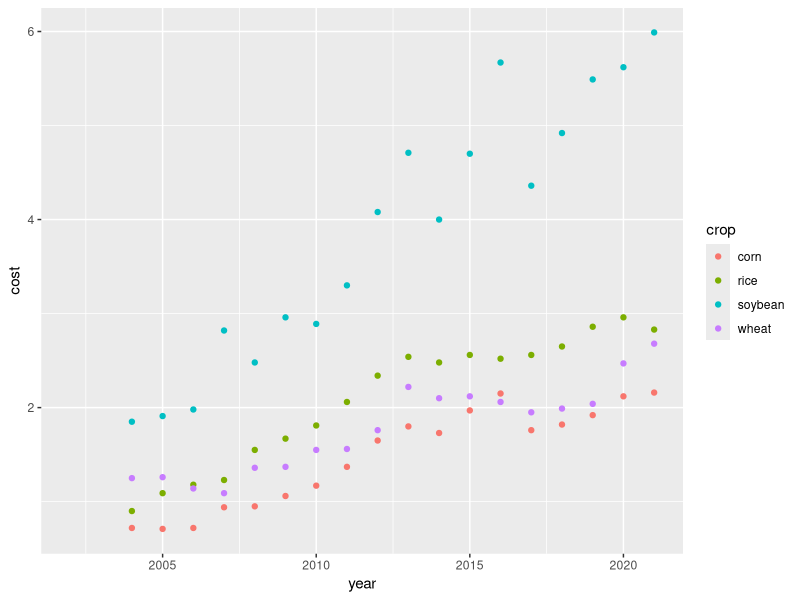
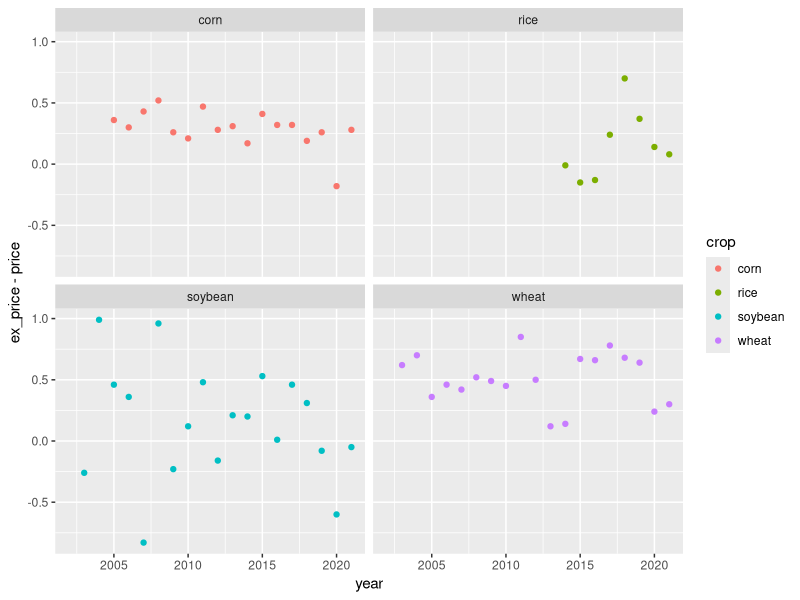

Generate these figures, in order, with R: (Note: this script raises an error after producing the figures.)
library(tidyverse)
rawdat <- readxl::read_xlsx("rawdata/mypredata.xlsx")

# ex_pro_acre: expected profit per acre
# ex_pro_acre3: expected profit 
# ps_pro_acre: 
# ex_price: future price (yuan/kg in that year)
# price: historical price (yuan/kg, price in that year)
# cost: yuan/kg
# subsidy/mu: (yuan/mu)
# yield_mu: kg/mu

names(rawdat)[10] <- "subsidy_mu"

# we use the data from 2002 to 2021 
dat <- rawdat %>% select(crop, year, share, ex_price, price, cost, subsidy_mu, yield_mu) %>%
  filter(year < 2022, year > 2001)

### Step 1: impute cost for missing values in 2001 and 2002 for all 4 crops ####
# it seems that the cost has a linear relationship with year
dat %>% ggplot(aes(x = year, y = cost, col = crop)) + geom_point() 

# define a new variable `cost_im` to denote imputed cost 
dat$cost_im <- dat$cost 

# impute the missing cost 
for(i in unique(dat$crop))
{
  lm_cost <- lm(cost ~ year, dat %>% filter(crop == i))
  dat$cost_im[is.na(dat$cost_im) & dat$crop == i] <- 
    predict(lm_cost, newdata = dat %>% filter(crop == i, is.na(cost)))
}



### Step 2: let us impute the ex_price ####
# first, let us look at the scatterplot of (ex_price - price) against year 
# it is clear that ex_price is not randomly arround the true price 
dat %>% ggplot(aes(x = year, y = ex_price - price, col = crop)) + geom_point() + 
  facet_wrap(~crop, nrow = 2)

dat$ex_price_im <- dat$ex_price
for(i in unique(dat$crop))
{
  lm_exprice <- lm(ex_price ~ price, dat = dat %>% filter(crop == i))
  dat$ex_price_im[is.na(dat$ex_price) & (dat$crop == i)] <- 
    predict(lm_exprice, newdata = dat %>% filter(crop == i, is.na(ex_price)))
}

### Step 3: create lag variables: ####

# (1) future price: ex_price_lag_im
# note: wheat price is also not known in 2001, so we use 2002 price to impute 
dat$ex_price_lag_im <- dat$ex_price
rawdat$price[rawdat$crop == "wheat" & rawdat$year == 2001] <-
  rawdat$price[rawdat$crop == "wheat" & rawdat$year == 2002]

for(i in unique(dat$crop))
{
  lm_exprice <- lm(ex_price ~ price, dat = dat %>% filter(crop == i))
  tmp <- rawdat
  tmp$ex_price_im <- tmp$ex_price
  tmp$ex_price_im[is.na(tmp$ex_price) & (tmp$crop == i)] <- 
    predict(lm_exprice, newdata = tmp %>% filter(crop == i, is.na(ex_price)))
  dat$ex_price_lag_im[dat$crop == i] <- tmp %>% filter(crop == i, year < 2021) %>% "$"(ex_price_im)
}

# (2) cost: cost_lag

dat$cost_lag_im <- dat$cost
for(i in unique(dat$crop))
{
  lm_cost <- lm(cost ~ year, dat %>% filter(crop == i))
  tmp <- rawdat
  tmp$cost_im <- tmp$cost
  tmp$cost_im[is.na(tmp$cost_im) & tmp$crop == i] <- 
    predict(lm_cost, newdata = tmp %>% filter(crop == i, is.na(cost)))
  dat$cost_lag_im[dat$crop == i] <- tmp %>% filter(crop == i, year < 2021) %>% "$"(cost_im)
}

# (3) subsidy_mu: subsidy_mu_lag (may not be necessary)

dat$subsidy_mu_lag <- rawdat %>% filter(year < 2021) %>% "$"(subsidy_mu)

# further more: I suppose the farmer may be concern about the year after the first year with subsity
dat$subsidy_mu_lag2 <- dat$subsidy_mu_lag
for(i in nrow(dat):1)
{
  if(dat$year[i] > 2003) 
  {
    dat$subsidy_mu_lag2[i] <- (dat$subsidy_mu[i-1] * 0.67 + dat$subsidy_mu[i-2] * 0.33)
  } else
  {
    dat$subsidy_mu_lag2[i] <- 0
  }
}
  
# (4) yield: yield_lag
# note that wheat yield is not available for 2001 so we impute wheat yield in 2001 by wheat yield in 2002 

rawdat$yield_mu[rawdat$crop == "wheat" & rawdat$year == 2001] <-
  rawdat$yield_mu[rawdat$crop == "wheat" & rawdat$year == 2002]

dat$yield_mu_lag <-  rawdat %>% filter(year < 2021) %>% "$"(yield_mu)

saveRDS(dat, "data/dat.rds")


### Step 4: define the profit ####

# Try 1: profit = (ex_price_im - cost_im) * yield_mu + subsidy_mu_lag

g1 <- ggplot(data = dat, aes(y = (ex_price_im - cost_im) * yield_mu_lag + subsidy_mu_lag2, 
                       x = year, group = crop, color = crop)) + 
  geom_point(size = 2)+
  geom_line(size = 1)+
  xlab("Year") + ylab("Expected Profit (yuan/mu)") + # ggtitle("Expected Profits, current yield, lagged subsidy")+
  labs(group = "crop")+
  theme(axis.text.x = element_text(angle = 45, hjust = 1))+
  theme(legend.title=element_blank(),legend.position="right") +
  scale_shape_discrete(name = "", labels = c("Corn","Rice","Soybean", "Wheat")) +
  # scale_linetype_discrete(name = "", labels = c("Corn","Rice", "Soybean","Wheat")) +
  geom_vline(aes(xintercept = 2016), color = "red", linetype = "dashed")+
  geom_hline(aes(yintercept = 0), color = "grey")+
  scale_x_continuous(breaks=seq(2000,2022,5))+
  scale_y_continuous(breaks=seq(-300,1000, 200))+
  scale_color_manual(name = "", values = c("#E69F00","#56B4E9", "#009E73","purple"), labels = c("Corn","Rice","Soybean","Wheat")) + 
  theme_bw()

dat_share <- dat %>% select(year, crop, share)
dat_share <- rbind(dat_share, 
                   dat %>% group_by(year) %>% summarise(crop = "other",
                                     share = 1 - sum(share)))

g2 <- ggplot(data = dat_share, aes(y = 100 * share, 
                             x = year, group = crop, color = crop)) + 
  geom_point(size = 2)+
  geom_line(size = 1)+
  xlab("Year") + ylab("Share (%) ") + # ggtitle("Expected Profits, current yield, lagged subsidy")+
  labs(group = "crop")+
  theme(axis.text.x = element_text(angle = 45, hjust = 1))+
  theme(legend.title=element_blank(),legend.position="right") +
  scale_shape_discrete(name = "", labels = c("Corn", "Other","Rice","Soybean", "Wheat")) +
  # scale_linetype_discrete(name = "", labels = c("Corn", "Other","Rice", "Soybean","Wheat")) +
  geom_vline(aes(xintercept = 2016), color = "red", linetype = "dashed")+
  geom_hline(aes(yintercept = 0), color = "grey")+
  scale_x_continuous(breaks=seq(2000,2022,5))+
  scale_y_continuous(breaks=seq(0, 50, 5))+
  scale_color_manual(name = "", values = c("#E69F00", "grey","#56B4E9", "#009E73","purple"), 
                     labels = c("Corn", "Other","Rice","Soybean","Wheat")) + 
  theme_bw()

ggpubr::ggarrange(g1, g2, ncol = 1)

# we know that the first year with subsidy for each crop is: 
# rice: 2018; corn: 2016; soybean: 2014; wheat: none

# let's answer the following questions: 

# 1. why corn share decreased in 2016? 
# because corn profit decrease a lot from 2015 to 2016. The expected profit of corn is even worse than soybean

# 2. why corn share still decreased in 2017 even if it had subsidy in 2016? 
# because the farmers were not sure if the subsidy would still exist in 2017. 
# Actually, the subsidy for corn in 2016 was 133.46 but only 25.00 in 2017 which also reduced a lot. 
# We should consider the subsidy in the current year for regression 

# 3. why corn share increased in 2018? 
# because the expected profit for corn is higher than soybean

# 4. why corn share decreased in 2019? 
# One possible reason is that the in 2018, the subsidy for corn was 25.00 but 320 for soybean. 
# The yield and price have high variability. Considering the subsidy for soybean kept increasing but subsidy for corn kept decreasing,
# the farmers have reason to crop soybean for a stable and high subsidy. 

# 5. why corn share decreased in 2020? 
# Because the expected profit for corn is lo0er than soybean, which is mainly from previous subsidy difference

# 6. why corn share increased a lot in 2021? 
# Because the expected profit for corn is higher than soybean. We see that the future price for corn and soybean in 2021 both 
# increased a lot, but the cost per kilogram for soybean also increased a lot in 2021. 
# In addition, the corn purchase price in 2020 was the highest in the history (we should consider that effect in the regression)
# The price increase can be partly explained by the hog farming recovery since COVID.

# 7. why corn share decreased in 2008? 